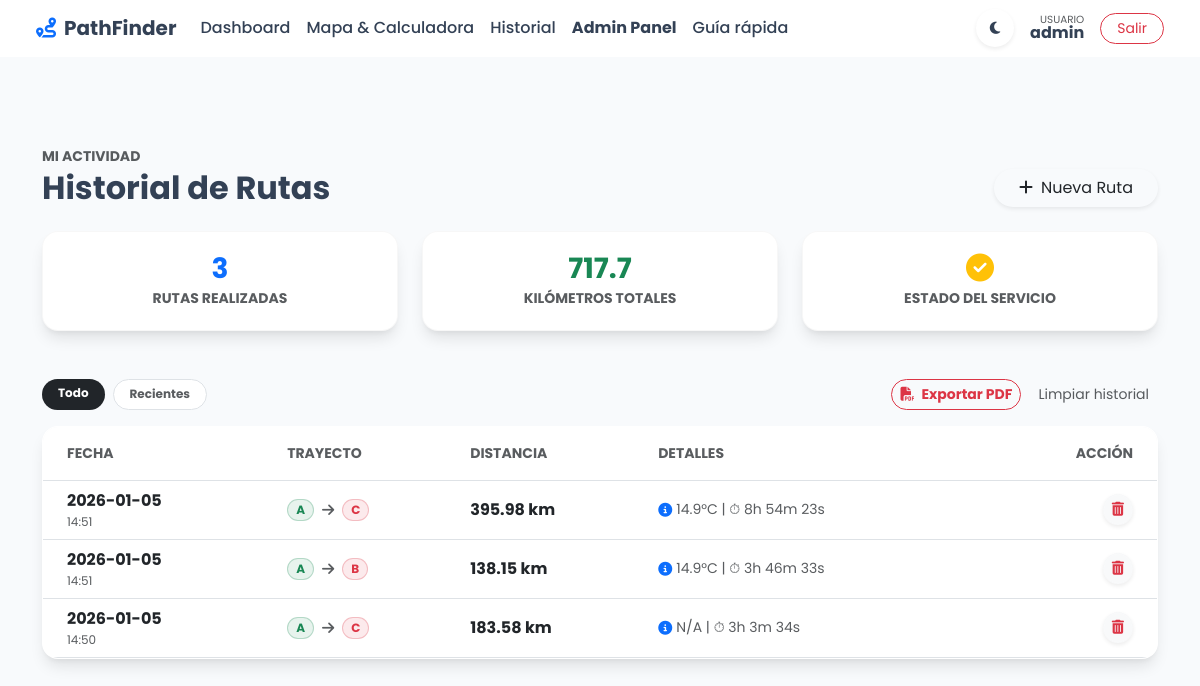
The page /history (signed in) on the database its author committed.
### app/models.py (models this page shows)
class User(UserMixin, db.Model):
    id = db.Column(db.Integer, primary_key=True)
    username = db.Column(db.String(100), unique=True, nullable=False)
    password = db.Column(db.String(200), nullable=False)
    role = db.Column(db.String(20), default='user')  # 'admin' o 'user'
    routes = db.relationship('Route', backref='owner', lazy=True, cascade="all, delete-orphan")

class Route(db.Model):
    id = db.Column(db.Integer, primary_key=True)
    start_node = db.Column(db.String(100), nullable=False)
    end_node = db.Column(db.String(100), nullable=False)
    distance = db.Column(db.Float, nullable=False)
    path_json = db.Column(db.Text, nullable=False)  # Guardamos el array como texto JSON
    weather_summary = db.Column(db.String(100))
    timestamp = db.Column(db.DateTime, default=datetime.now)
    user_id = db.Column(db.Integer, db.ForeignKey('user.id'), nullable=False)

### app/views/frontend.py (the view)
@views_bp.route('/history')
@login_required
def history():
    history_data = data_service.get_user_history(current_user.id)
    return render_template('history.html', user=current_user.username, history=history_data)

### app/__init__.py (called while the page is built)
def create_app():
    app = Flask(__name__)
    app.secret_key = 'clave_super_secreta_indescifrable'
    basedir = os.path.abspath(os.path.dirname(__file__))
    app.config['SQLALCHEMY_DATABASE_URI'] = 'mysql+pymysql://root:mFUyG9cgq2Pzz2@localhost/pathfinder_db'
    app.config['SQLALCHEMY_TRACK_MODIFICATIONS'] = False
    db.init_app(app)
    login_manager.login_view = 'views.login'
    login_manager.init_app(app)
    from app.models import User, Route
    @login_manager.user_loader
    def load_user(user_id):
        return User.query.get(int(user_id))
    from app.api.routes import api_bp
    from app.views.frontend import views_bp
    app.register_blueprint(api_bp, url_prefix='/api')
    app.register_blueprint(views_bp, url_prefix='/')
    with app.app_context():
        db.create_all()
        create_admin_user()
    return app

### app/services/data_service.py (called while the page is built)
    def get_user_history(self, user_id):
        routes = Route.query.filter_by(user_id=user_id).order_by(Route.timestamp.desc()).all()
        return self._format_routes(routes)

    def _format_routes(self, routes_obj):
        data = []
        for r in routes_obj:
            data.append({
                "id": r.id,
                "start": r.start_node,
                "end": r.end_node,
                "distance": r.distance,
                "timestamp": r.timestamp.strftime("%Y-%m-%d %H:%M"),
                "weather": r.weather_summary
            })
        return data

### app/templates/history.html (shortened to what this page needs)
{% extends "base.html" %}
{% block content %}
<div class="container py-4">
    {% set total_routes = history|length %}
    {% set ns = namespace(km=0) %}
    {% for r in history %}{% set ns.km = ns.km + r.distance %}{% endfor %}
    <div class="row mb-5 animate__animated animate__fadeInDown">
        <div class="col-12 d-flex justify-content-between align-items-end mb-4">
            <div>
                <h6 class="text-uppercase text-muted fw-bold small mb-1">Mi Actividad</h6>
                <h2 class="fw-bold mb-0">Historial de Rutas</h2>
            </div>
            <a href="{{ url_for('views.calculator') }}" class="btn btn-gradient-primary rounded-pill shadow-sm px-4">
                <i class="fas fa-plus me-2"></i>Nueva Ruta
            </a>
        </div>
        <div class="col-md-4">
            <div class="history-stat-card">
                <h3 class="fw-bold text-primary mb-0">{{ total_routes }}</h3>
                <small class="text-muted text-uppercase fw-bold">Rutas Realizadas</small>
            </div>
        </div>
        <div class="col-md-4">
            <div class="history-stat-card">
                <h3 class="fw-bold text-success mb-0">{{ "%.1f"|format(ns.km) }}</h3>
                <small class="text-muted text-uppercase fw-bold">Kilómetros Totales</small>
            </div>
        </div>
        <div class="col-md-4">
            <div class="history-stat-card">
                <h3 class="fw-bold text-warning mb-0"><i class="fas fa-check-circle"></i></h3>
                <small class="text-muted text-uppercase fw-bold">Estado del Servicio</small>
            </div>
        </div>
    </div>
    <div class="d-flex gap-2 mb-3 animate__animated animate__fadeIn">
        <span class="badge bg-dark text-white border-0 py-2 px-3 rounded-pill">Todo</span>
        <span class="badge bg-white text-muted border py-2 px-3 rounded-pill">Recientes</span>
        {% if history|length > 0 %}
            <button onclick="exportToPDF()" class="btn btn-sm btn-outline-danger rounded-pill ms-auto fw-bold">
                <i class="fas fa-file-pdf me-1"></i> Exportar PDF
            </button>
            <button onclick="clearAllHistory()" class="btn btn-sm btn-link text-muted text-decoration-none">
                Limpiar historial
            </button>
        {% endif %}
    </div>
    <div class="glass-card p-0 overflow-hidden animate__animated animate__fadeInUp">
        {% if history|length > 0 %}
            <div class="table-responsive">
                <table id="historyTable" class="table table-hover align-middle mb-0">
                    <thead class="bg-light border-bottom">
                        <tr>
                            <th class="ps-4 py-3 text-muted small text-uppercase">Fecha</th>
                            <th class="py-3 text-muted small text-uppercase">Trayecto</th>
                            <th class="py-3 text-muted small text-uppercase">Distancia</th>
                            <th class="py-3 text-muted small text-uppercase">Detalles</th>
                            <th class="text-end pe-4 py-3 text-muted small text-uppercase">Acción</th>
                        </tr>
                    </thead>
                    <tbody>
                        {% for route in history %}
                        <tr id="row-{{ route.id }}">
                            <td class="ps-4">
                                <div class="d-flex flex-column">
                                    <span class="fw-bold text-dark">{{ route.timestamp.split(' ')[0] }}</span>
                                    <small class="text-muted" style="font-size:0.75rem;">{{ route.timestamp.split(' ')[1] }}</small>
                                </div>
                            </td>
                            <td>
                                <div class="d-flex align-items-center">
                                    <span class="badge bg-success bg-opacity-10 text-success border border-success border-opacity-25 rounded-pill px-2">{{ route.start }}</span>
                                    <i class="fas fa-arrow-right mx-2 text-muted small"></i>
                                    <span class="badge bg-danger bg-opacity-10 text-danger border border-danger border-opacity-25 rounded-pill px-2">{{ route.end }}</span>
                                </div>
                            </td>
                            <td>
                                <span class="fw-bold text-dark">{{ route.distance }} km</span>
                            </td>
                            <td>
                                <div class="d-flex align-items-center text-muted small">
                                    <i class="fas fa-info-circle me-1 text-primary"></i>
                                    {{ route.weather }}
                                </div>
                            </td>
                            <td class="text-end pe-4">
                                <button onclick="deleteRoute({{ route.id }})" class="btn btn-sm btn-light text-danger rounded-circle shadow-sm hover-scale" title="Eliminar">
                                    <i class="fas fa-trash-alt"></i>
                                </button>
                            </td>
                        </tr>
                        {% endfor %}
                    </tbody>
                </table>
            </div>
        {% endif %}
    </div>
</div>
{% endblock %}

### app/templates/base.html (shortened to what this page needs)
<!DOCTYPE html>
<html lang="es" data-theme="light">
<head>
    <link href="https://cdn.jsdelivr.net/npm/bootstrap@5.3.0/dist/css/bootstrap.min.css" rel="stylesheet">
    <link rel="stylesheet" href="https://cdnjs.cloudflare.com/ajax/libs/font-awesome/6.4.0/css/all.min.css">
    <link rel="stylesheet" href="https://cdnjs.cloudflare.com/ajax/libs/animate.css/4.1.1/animate.min.css"/>
    <link rel="stylesheet" href="{{ url_for('static', filename='css/style.css') }}">
</head>
<body>
<nav class="navbar navbar-expand-lg navbar-glass px-4 fixed-top">
    <div class="container-fluid">
        <a class="navbar-brand fw-bold hover-scale" href="{{ url_for('views.home') }}">
            <i class="fas fa-route me-2 text-primary"></i>PathFinder
        </a>
        <div class="collapse navbar-collapse" id="navbarNav">
            <ul class="navbar-nav me-auto">
                {% if current_user.is_authenticated %}
                    <li class="nav-item"><a class="nav-link" href="{{ url_for('views.dashboard') }}">Dashboard</a></li>
                    <li class="nav-item"><a class="nav-link" href="{{ url_for('views.calculator') }}">Mapa & Calculadora</a></li>
                    <li class="nav-item"><a class="nav-link" href="{{ url_for('views.history') }}">Historial</a></li>
                    {% if current_user.role == 'admin' %}
                    <li class="nav-item"><a class="nav-link text-warning fw-bold" href="{{ url_for('views.admin_panel') }}">Admin Panel</a></li>
                    {% endif %}
                {% endif %}
                <li class="nav-item"><a class="nav-link" href="{{ url_for('views.docs') }}">Guía rápida</a></li>
            </ul>
            <div class="d-flex align-items-center gap-3">
                <button class="btn btn-sm rounded-circle shadow-sm d-flex align-items-center justify-content-center"
                        id="themeToggle" style="width: 38px; height: 38px; background: var(--white); border: 1px solid var(--glass-border);">
                    <i class="fas fa-moon" id="themeIcon"></i>
                </button>
                {% if current_user.is_authenticated %}
                    <div class="d-none d-md-block text-end lh-1">
                        <small class="text-muted d-block" style="font-size: 0.65rem; text-transform: uppercase;">Usuario</small>
                        <span class="fw-bold text-main">{{ current_user.username }}</span>
                    </div>
                    <a href="{{ url_for('views.logout') }}" class="btn btn-outline-danger btn-sm rounded-pill px-3">Salir</a>
                {% else %}
                    <a href="{{ url_for('views.login') }}" class="btn btn-gradient-primary btn-sm rounded-pill px-4 shadow">Ingresar</a>
                {% endif %}
            </div>
        </div>
    </div>
</nav>
<div class="container-fluid py-4">
    {% block content %}{% endblock %}
</div>
</body>
</html>

### app/static/css/style.css (style rules this page uses)
:root { --primary: #6366F1; --success: #22C55E; --warning: #F59E0B; --danger: #EF4444; --dark: #1E293B; --light: #F8FAFC; --white: #FFFFFF; --text-main: #334155; --text-muted: #64748B; --grad-primary: linear-gradient(135deg, #6366F1 0%, #818CF8 100%); --grad-success: linear-gradient(135deg, #16A34A 0%, #4ADE80 100%); --grad-dark: linear-gradient(135deg, #0F172A 0%, #334155 100%); --shadow-card: 0 10px 15px -3px rgba(0, 0, 0, 0.1), 0 4px 6px -2px rgba(0, 0, 0, 0.05); --shadow-hover: 0 20px 25px -5px rgba(0, 0, 0, 0.1), 0 10px 10px -5px rgba(0, 0, 0, 0.04); --border-light: 1px solid rgba(0,0,0,0.05); --glass-bg: rgba(255, 255, 255, 0.85); --glass-border: rgba(255, 255, 255, 0.5); --input-bg: #ffffff; --map-filter: none; }
body { background-color: var(--light); color: var(--text-main); font-family: 'Poppins', sans-serif; transition: background-color 0.3s ease, color 0.3s ease; }
.navbar-glass { background: var(--glass-bg); backdrop-filter: blur(12px); border-bottom: 1px solid var(--glass-border); z-index: 1050; }
.nav-link { color: var(--text-main) !important; font-weight: 500; }
:root { --primary: #6366F1; --primary-dark: #4F46E5; --success: #22C55E; --warning: #F59E0B; --danger: #EF4444; --dark: #1E293B; --light: #F8FAFC; --white: #FFFFFF; --text-main: #334155; --text-muted: #64748B; --grad-primary: linear-gradient(135deg, #6366F1 0%, #818CF8 100%); --grad-success: linear-gradient(135deg, #16A34A 0%, #4ADE80 100%); --grad-dark: linear-gradient(135deg, #0F172A 0%, #334155 100%); --shadow-card: 0 10px 15px -3px rgba(0, 0, 0, 0.1), 0 4px 6px -2px rgba(0, 0, 0, 0.05); --shadow-hover: 0 20px 25px -5px rgba(0, 0, 0, 0.1), 0 10px 10px -5px rgba(0, 0, 0, 0.04); --glass-bg: rgba(255, 255, 255, 0.9); --glass-border: rgba(255, 255, 255, 0.6); --map-filter: none; }
body { background-color: var(--light); color: var(--text-main); font-family: 'Poppins', sans-serif; transition: background-color 0.3s ease; }
.navbar-brand { font-weight: 700; color: var(--text-main) !important; }
.hover-scale { transition: transform 0.2s; }
.glass-card { background: var(--white); border: 1px solid var(--glass-border); border-radius: 16px; box-shadow: var(--shadow-card); }
.history-stat-card { background: var(--white); border-radius: 16px; padding: 20px; box-shadow: var(--shadow-card); text-align: center; border: 1px solid rgba(0,0,0,0.03); transition: transform 0.3s; }

### app/templates/base.html (style rules this page uses)
body { padding-top: 100px; }

### rows shown on the page
User: username "admin"
Route: timestamp "2026-01-05", timestamp "14:51", start "A", end "C", distance "395.98", weather "14.9°C | ⏱ 8h 54m 23s"
Route: timestamp "2026-01-05", timestamp "14:51", start "A", end "B", distance "138.15", weather "14.9°C | ⏱ 3h 46m 33s"
Route: timestamp "2026-01-05", timestamp "14:50", start "A", end "C", distance "183.58", weather "N/A | ⏱ 3h 3m 34s"

### other values the page prints
{{ total_routes }} "3"
{{ "%.1f"|format(ns.km) }} "717.7"
